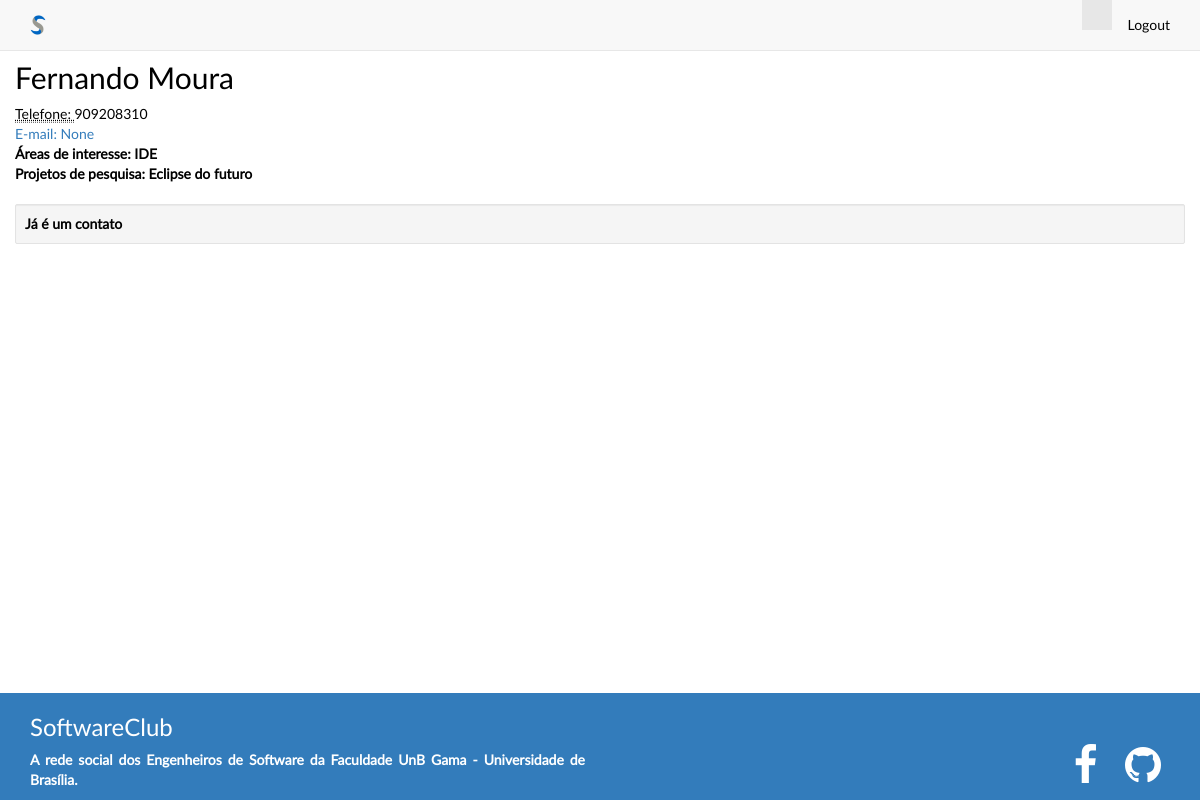
Page /perfis/2 (signed in) on the committed database.
### perfis/models.py (models this page shows, shortened)
class Perfil(models.Model):
    nome = models.CharField(max_length=255, null=False)
    telefone = models.CharField(max_length=15, null=False)
    areas_de_interesse = models.CharField(max_length=255, null=False)
    projetos_de_pesquisa = models.CharField(max_length=255, null=False)
    """perfil se relaciona com si mesmo numa relação
    muitos para muitos"""
    contatos = models.ManyToManyField('self')
    usuario = models.OneToOneField(User, related_name="perfil")
    @property
    def email(self):
        self.usuario.email

### perfis/views.py (the view)
# urls.py: url(r'^perfis/(?P<perfil_id>\d+)$', views.exibir, name='exibir'),
@login_required
def exibir(request, perfil_id):
    perfil = Perfil.objects.get(id=perfil_id)
    perfil_logado = get_perfil_logado(request)
    is_contato = perfil in perfil_logado.contatos.all()
    if perfil == perfil_logado:
        proprio_perfil = True
    else:
        proprio_perfil = False
    """render: retorna o mesmo request, o nome do template e um
    dicionário com os dados que se pretende disponibilizar no template """
    return render(request, 'perfil.html', {"perfil": perfil, "is_contato": is_contato, "proprio_perfil" : proprio_perfil})

### perfis/views.py (called while the page is built)
@login_required
def get_perfil_logado(request):
    return request.user.perfil

### perfis/templates/perfil.html
{% extends "base.html" %}
{% block body %}
<div class="row">
  <div class="col-lg-12">
    <h2 style="margin-top: 0">{{perfil.nome}}</h2>
    <address>
      <abbr title="Telefone">Telefone: </abbr>{{perfil.telefone}}<br>
      <a href="malito:{{perfil.email}}">E-mail: {{perfil.email}}</a><br>
      <strong>Áreas de interesse: {{perfil.areas_de_interesse}}<strong><br>
      <strong>Projetos de pesquisa: {{perfil.projetos_de_pesquisa}}<strong><br>
    </address>
    {% if is_contato %}
      <div class="well well-sm">Já é um contato</div>
    {% elif proprio_perfil == False %}
      <a href="{% url 'convidar' perfil.id %}">Convidar</a>
    {% endif %}
  </div>
</div>
{% endblock %}

### rows in the picture
Perfil: nome "Fernando Moura", telefone "909208310", email "None", areas_de_interesse "IDE", projetos_de_pesquisa "Eclipse do futuro"
